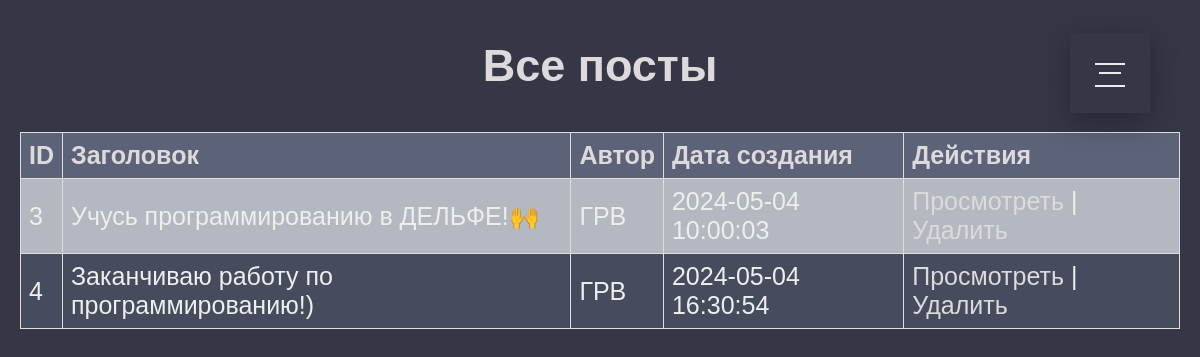
Screenshot of /AdminTools/allposts.php with the database file from the repository.
### tables this page shows
CREATE TABLE `posts` (
  `id` int NOT NULL,
  `title` varchar(255) NOT NULL,
  `content` text NOT NULL,
  `image_url` varchar(255) DEFAULT NULL,
  `created_at` timestamp NULL DEFAULT CURRENT_TIMESTAMP,
  `user_id` int DEFAULT NULL
);

CREATE TABLE `users` (
  `id` int NOT NULL,
  `admin` tinyint NOT NULL,
  `us_name` varchar(200) NOT NULL,
  `email` varchar(200) NOT NULL,
  `age` tinyint DEFAULT NULL,
  `password` varchar(255) NOT NULL,
  `created` timestamp NOT NULL DEFAULT CURRENT_TIMESTAMP,
  `profile_picture` varchar(255) DEFAULT NULL,
  `info` text
);

### AdminTools/allposts.php (the view, shortened to what this page needs)
<?php
require_once("../application/db.php");
$sql = "SELECT posts.id, posts.title, users.us_name, posts.created_at FROM
posts JOIN users ON posts.user_id = users.id";
$result = $conn->query($sql);
?>
<!DOCTYPE html>
<html lang="ru">
<head>
    <link rel="stylesheet" href="../css/menu.css">
    <link rel="stylesheet" href="../css/tools.css">
</head>
<body>
    <?php
    include("../menu.php");
    ?>
    <h1>Все посты</h1>
    <?php if ($result->num_rows > 0) : ?>
        <table>
            <tr>
                <th>ID</th>
                <th>Заголовок</th>
                <th>Автор</th>
                <th>Дата создания</th>
                <th>Действия</th>
            </tr>
            <?php while ($row = $result->fetch_assoc()) : ?>
                <tr>
                    <td><?php echo $row['id']; ?></td>
                    <td><?php echo htmlspecialchars($row['title']); ?></td>
                    <td><?php echo htmlspecialchars($row['us_name']); ?></td>
                    <td><?php echo $row['created_at']; ?></td>
                    <td>
                        <a href="http://localhost/social/posts/post.php?id=<?php
                                                                            echo $row['id']; ?>">Просмотреть</a> |
                        <a href="delete_post.php?id=<?php echo $row['id'];
                                                    ?>">Удалить</a>
                    </td>
                </tr>
            <?php endwhile; ?>
        </table>
    <?php else : ?>
        <p>Постов нет.</p>
    <?php endif; ?>
</body>
</html>

### css/tools.css (style rules this page uses)
body { font-family: Arial, sans-serif; margin: 0; padding: 20px; background-color: #353746; color: #eeeeec; }
h1 { color: #dedadc; padding: 20px; text-align: center; margin: 0; font-size: 45px; }
table { width: 100%; border-collapse: collapse; margin-top: 20px; background-color: #464c5e; font-size: 25px; }
th, td { border: 1px solid #ddd; text-align: left; padding: 8px; }
th { background-color: #5c6378; color: #dedadc; }
tr:nth-child(even) { background-color: #b3b8c1; }
a { color: #dedadc; text-decoration: none; }

### rows the page displays
posts: id "3", title "Учусь программированию в ДЕЛЬФЕ!🙌", user.us_name "ГРВ", created_at "2024-05-04 10:00:03"
posts: id "4", title "Заканчиваю работу по программированию!)", user.us_name "ГРВ", created_at "2024-05-04 16:30:54"
